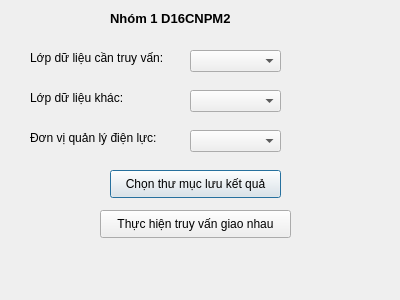
<?xml version="1.0" encoding="UTF-8"?>
<ui version="4.0">
 <class>MyPluginsDialogBase</class>
 <widget class="QDialog" name="MyPluginsDialogBase">
  <property name="geometry">
   <rect>
    <x>0</x>
    <y>0</y>
    <width>400</width>
    <height>300</height>
   </rect>
  </property>
  <property name="windowTitle">
   <string>My Plugins</string>
  </property>
  <widget class="QLabel" name="label">
   <property name="geometry">
    <rect>
     <x>30</x>
     <y>50</y>
     <width>141</width>
     <height>16</height>
    </rect>
   </property>
   <property name="text">
    <string>Lớp dữ liệu cần truy vấn:</string>
   </property>
  </widget>
  <widget class="QLabel" name="label_2">
   <property name="geometry">
    <rect>
     <x>30</x>
     <y>90</y>
     <width>111</width>
     <height>16</height>
    </rect>
   </property>
   <property name="text">
    <string>Lớp dữ liệu khác:</string>
   </property>
  </widget>
  <widget class="QLabel" name="label_3">
   <property name="geometry">
    <rect>
     <x>30</x>
     <y>130</y>
     <width>141</width>
     <height>16</height>
    </rect>
   </property>
   <property name="text">
    <string>Đơn vị quản lý điện lực:</string>
   </property>
  </widget>
  <widget class="QComboBox" name="comboBoxLayer1">
   <property name="geometry">
    <rect>
     <x>190</x>
     <y>50</y>
     <width>91</width>
     <height>22</height>
    </rect>
   </property>
  </widget>
  <widget class="QComboBox" name="comboBoxLayer2">
   <property name="geometry">
    <rect>
     <x>190</x>
     <y>90</y>
     <width>91</width>
     <height>22</height>
    </rect>
   </property>
  </widget>
  <widget class="QComboBox" name="comboBoxUnit">
   <property name="geometry">
    <rect>
     <x>190</x>
     <y>130</y>
     <width>91</width>
     <height>22</height>
    </rect>
   </property>
  </widget>
  <widget class="QPushButton" name="buttonSaveLocation">
   <property name="geometry">
    <rect>
     <x>110</x>
     <y>170</y>
     <width>171</width>
     <height>28</height>
    </rect>
   </property>
   <property name="text">
    <string>Chọn thư mục lưu kết quả</string>
   </property>
  </widget>
  <widget class="QPushButton" name="buttonRunQuery">
   <property name="geometry">
    <rect>
     <x>100</x>
     <y>210</y>
     <width>191</width>
     <height>28</height>
    </rect>
   </property>
   <property name="text">
    <string>Thực hiện truy vấn giao nhau</string>
   </property>
  </widget>
  <widget class="QLabel" name="label_4">
   <property name="geometry">
    <rect>
     <x>110</x>
     <y>10</y>
     <width>181</width>
     <height>16</height>
    </rect>
   </property>
   <property name="font">
    <font>
     <pointsize>10</pointsize>
     <weight>75</weight>
     <bold>true</bold>
    </font>
   </property>
   <property name="text">
    <string>Nhóm 1 D16CNPM2</string>
   </property>
  </widget>
 </widget>
 <resources/>
 <connections/>
</ui>
